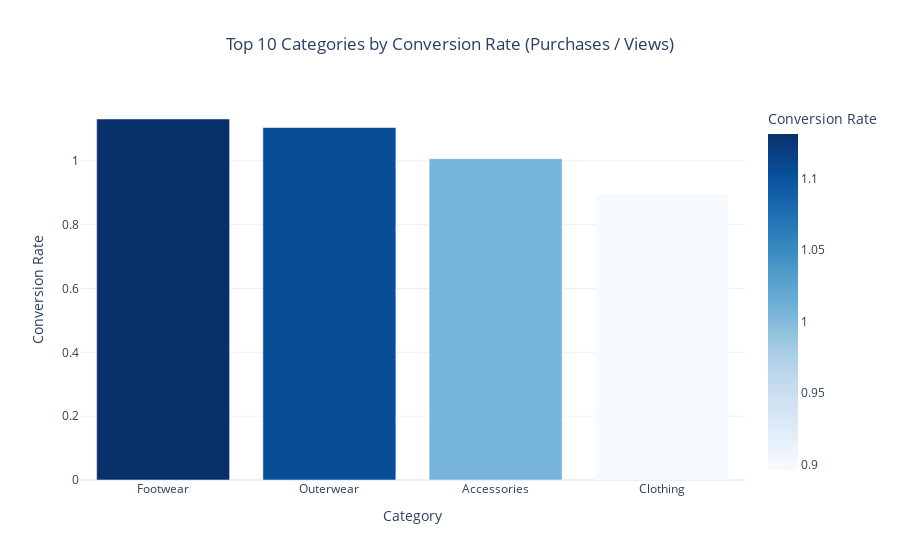

The notebook cell this image was saved under:
### Code cell
# --- 1️⃣ Category Conversion Rate (Purchases / Views) ---
if 'interaction_type' in merged_df.columns and 'category' in merged_df.columns:
    views = merged_df[merged_df['interaction_type'].str.lower() == 'view'].groupby('category').size()
    purchases = merged_df[merged_df['interaction_type'].str.lower() == 'purchase'].groupby('category').size()
    
    conversion_rate = (purchases / views.replace(0, np.nan)).dropna().reset_index()
    conversion_rate.columns = ['Category', 'Conversion Rate']
    
    fig = px.bar(
        conversion_rate.sort_values('Conversion Rate', ascending=False).head(10),
        x='Category',
        y='Conversion Rate',
        title='Top 10 Categories by Conversion Rate (Purchases / Views)',
        color='Conversion Rate',
        color_continuous_scale='Blues'
    )
    fig.update_layout(title_x=0.5, template='plotly_white')
    fig.show()
else:
    print("⚠️ Missing columns 'interaction_type' or 'category' for conversion rate analysis.")

### Figure 1 — Plotly figure (JSON) as saved in the notebook; plotly's stock layout.template omitted (floating-point values rounded to 4 significant figures)
{"data": [{"hovertemplate": "Category=%{x}<br>Conversion Rate=%{marker.color}<extra></extra>", "legendgroup": "", "marker": {"color": [1.131, 1.104, 1.007, 0.8962], "coloraxis": "coloraxis", "pattern": {"shape": ""}}, "name": "", "orientation": "v", "showlegend": false, "textposition": "auto", "type": "bar", "x": ["Footwear", "Outerwear", "Accessories", "Clothing"], "xaxis": "x", "y": [1.131, 1.104, 1.007, 0.8962], "yaxis": "y"}], "layout": {"barmode": "relative", "coloraxis": {"colorbar": {"title": {"text": "Conversion Rate"}}, "colorscale": [[0, "rgb(247,251,255)"], [0.125, "rgb(222,235,247)"], [0.25, "rgb(198,219,239)"], [0.375, "rgb(158,202,225)"], [0.5, "rgb(107,174,214)"], [0.625, "rgb(66,146,198)"], [0.75, "rgb(33,113,181)"], [0.875, "rgb(8,81,156)"], [1, "rgb(8,48,107)"]]}, "legend": {"tracegroupgap": 0}, "title": {"text": "Top 10 Categories by Conversion Rate (Purchases / Views)", "x": 0.5}, "xaxis": {"anchor": "y", "domain": [0, 1], "title": {"text": "Category"}}, "yaxis": {"anchor": "x", "domain": [0, 1], "title": {"text": "Conversion Rate"}}}}
